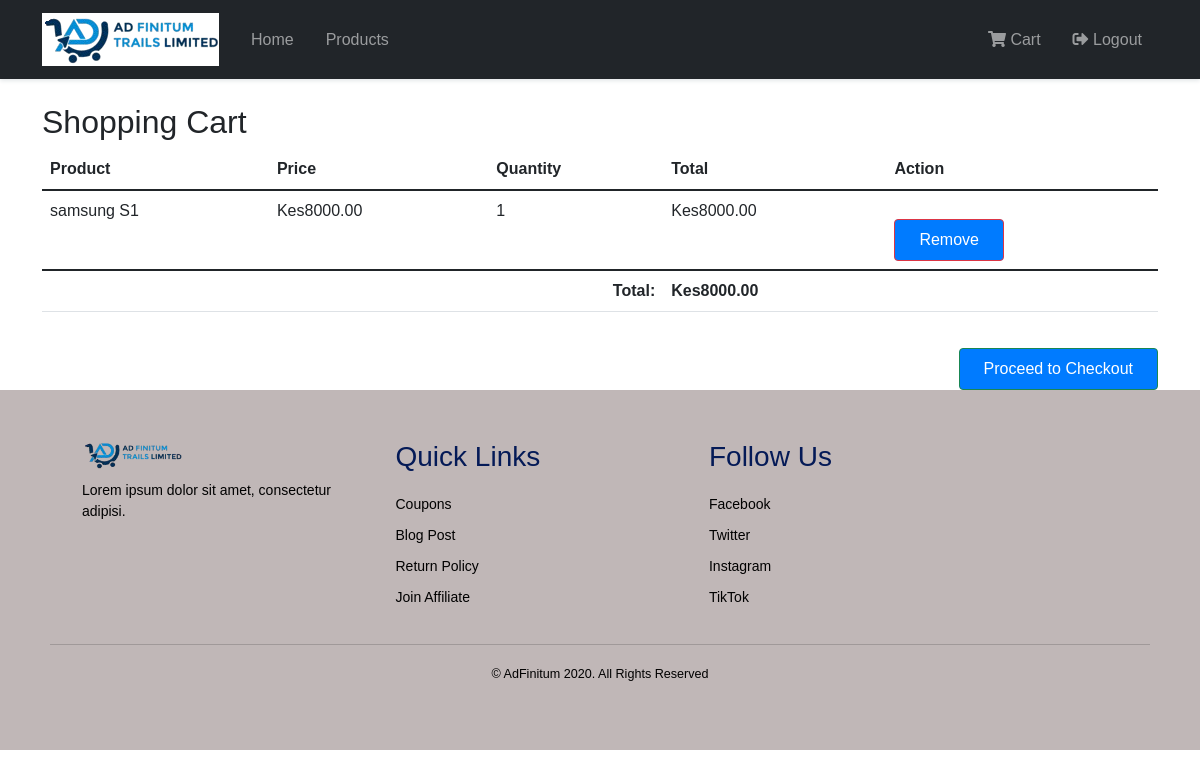
/cart/ (signed in), run on an earlier commit of the app's database.
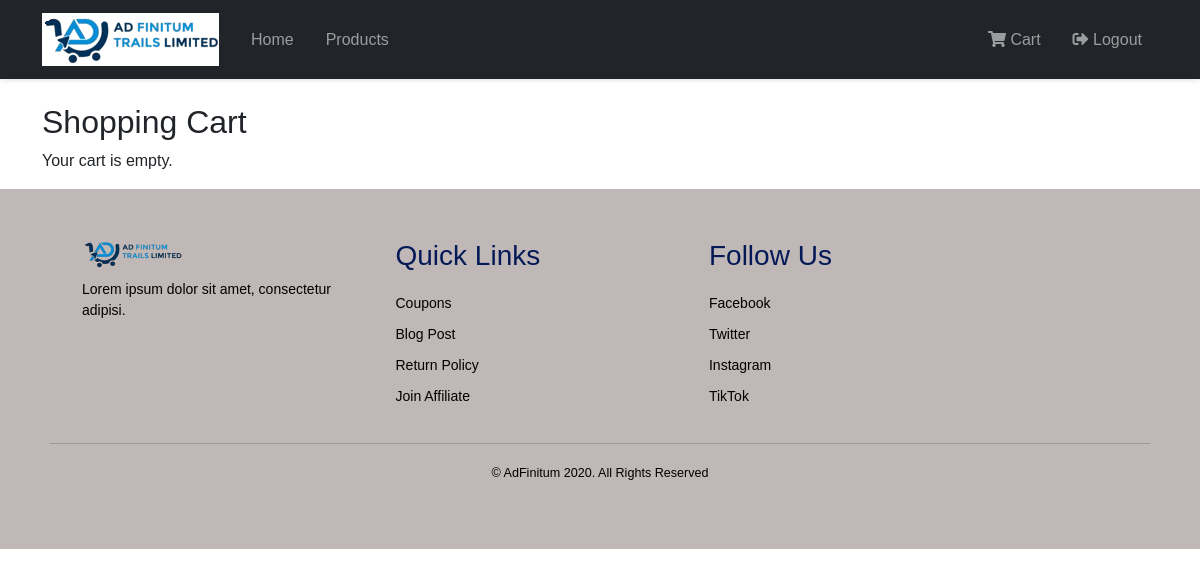
And on a later commit of the database.
### shop/models.py (models this page shows, shortened)
class CartItem(models.Model):
    user = models.ForeignKey(User, on_delete=models.CASCADE)
    product = models.ForeignKey(Product, on_delete=models.CASCADE)
    quantity = models.IntegerField(default=1)
    created_at = models.DateTimeField(auto_now_add=True)
    def get_total(self):
        return self.product.price * self.quantity

class Product(models.Model):
    name = models.CharField(max_length=200)
    description = models.TextField()
    price = models.DecimalField(max_digits=10, decimal_places=2)
    image = models.ImageField(upload_to='products/')
    category = models.ForeignKey(Category, on_delete=models.SET_NULL, null=True, related_name='products')
    created_at = models.DateTimeField(auto_now_add=True)

### shop/views.py (the view)
# urls.py: path('cart/', views.cart, name='cart'),
@login_required
def cart(request):
    cart_items = CartItem.objects.filter(user=request.user)
    total = sum(item.get_total() for item in cart_items)
    return render(request, 'shop/cart.html', {'cart_items': cart_items, 'total': total})

### shop/templates/shop/cart.html (shortened to what this page needs)
{% extends 'shop/base.html' %}
{% block content %}
<h2>Shopping Cart</h2>
{% if cart_items %}
    <div class="table-responsive">
        <table class="table">
            <thead>
                <tr>
                    <th>Product</th>
                    <th>Price</th>
                    <th>Quantity</th>
                    <th>Total</th>
                    <th>Action</th>
                </tr>
            </thead>
            <tbody>
                {% for item in cart_items %}
                <tr>
                    <td>{{ item.product.name }}</td>
                    <td>Kes{{ item.product.price }}</td>
                    <td>{{ item.quantity }}</td>
                    <td>Kes{{ item.get_total }}</td>
                    <td>
                        <form method="post" action="{% url 'delete_from_cart' item.id %}">
                            <button type="submit" class="btn btn-danger btn-sm">Remove</button>
                        </form>
                    </td>
                </tr>
                {% endfor %}
            </tbody>
            <tfoot>
                <tr>
                    <td colspan="3" class="text-end"><strong>Total:</strong></td>
                    <td><strong>Kes{{ total }}</strong></td>
                    <td></td>
                </tr>
            </tfoot>
        </table>
    </div>
    <div class="text-end">
        <a href="{% url 'checkout' %}" class="btn btn-success">Proceed to Checkout</a>
    </div>
{% else %}
    <p>Your cart is empty.</p>
{% endif %}
{% endblock content %}

What changed in the data, as far as the page shows it:
removed CartItem: product.name "samsung S1", product.price "8000.00", quantity "1", get_total "8000.00"
Also different on the page:
{{ total }}: "8000.00" → (not shown)
text no longer shown: "Product Price Quantity Total Action Total: Kes Proceed to Checkout"
text now shown: "Your cart is empty."
